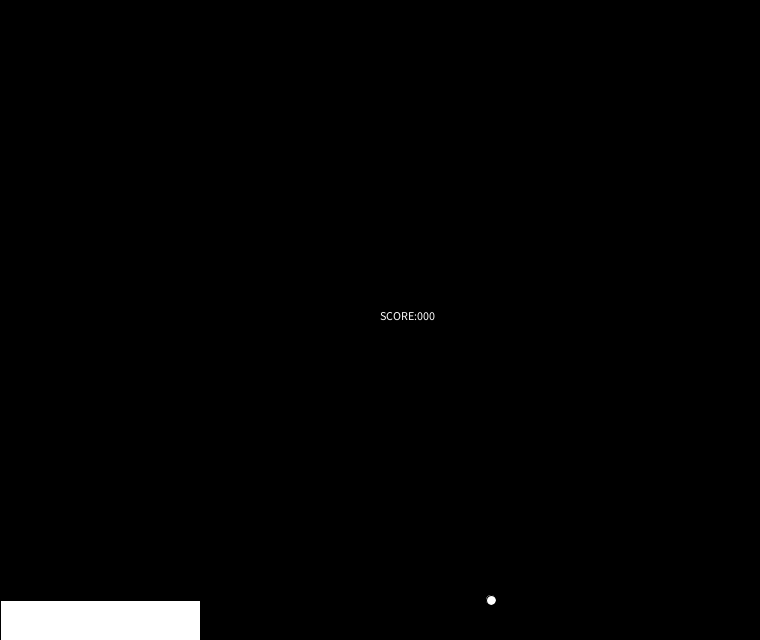
Frame 1 (no input)
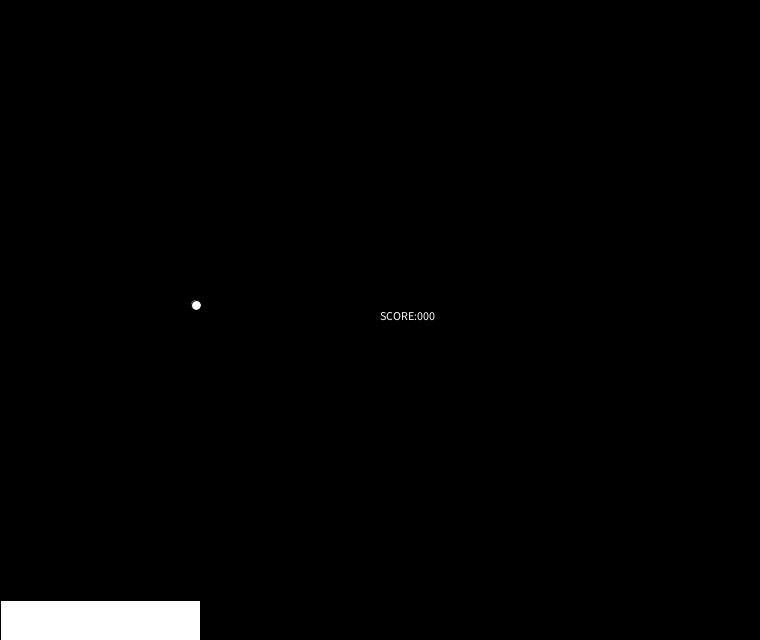
Frame 60 (the mouse pressed at the canvas centre just before this capture)
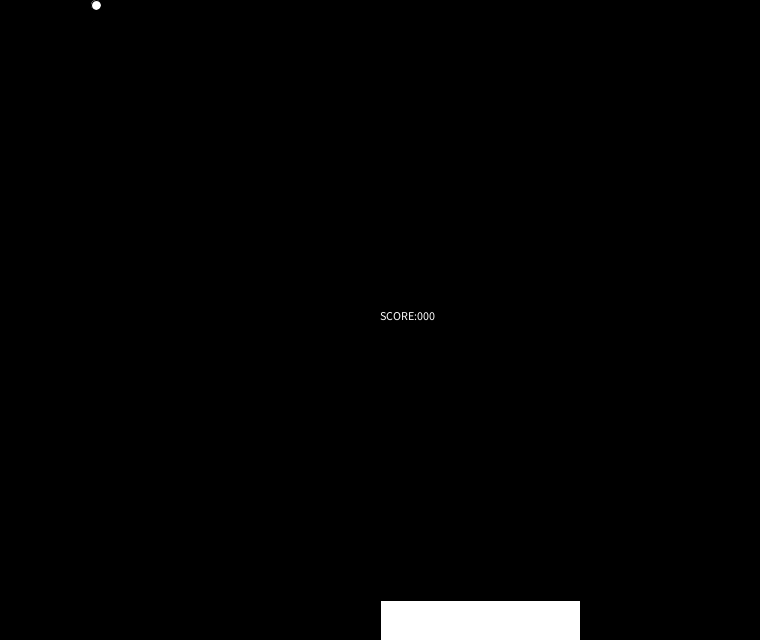
Frame 120 (the mouse held since frame 60 and released just before this capture)

The Processing sketch that drew these frames (run headless with seeded random() and noise(); from frame 60 on, the mouse is pressed at the canvas centre):

// Processing sketch: processing_Pong
// ── processing_Pong.pde
int base=40;
int x,y,gameScore=0;
int changeX=-5;
int changeY=-5;
int gameOver=0;
void setup()
{
  size(760, 640);
  x=(int)random(width);
  y=height-base;
}
void draw()
{
  if(gameOver==0)
  {
  background(0); 
  text("SCORE:"+gameScore+"00",width/2,height/2);
  rect(mouseX,height-base,200,base);
  ellipse(x,y,10,10);
  x=x+changeX;
  y=y+changeY;
  if(x<0 | x>width)
  {
    changeX=-changeX;
  }
  if(y<0)
  {
    changeY=-changeY;
  }
  if(y>height-base)
  {
    //check whether it is falling inside the rectangle or not
    if(x>mouseX && x<mouseX+200)
    {
      changeY=-changeY; //bounce back
      gameScore++;
    }
    else
    {
      gameOverSplash();
    }
  }
  }
  else
  {
    background(100,100,200);
    text("Game Over!",width/2,height/2);
    text("CLICK TO RESTART",width/2,height/2+20);
  }
}
void gameOverSplash()
{
  gameOver=1;
}
void mouseClicked()
{
  changeY=-changeY;
  gameScore=0;
  gameOver=0;
}
